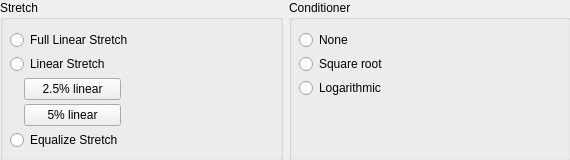
<?xml version="1.0" encoding="UTF-8"?>
<ui version="4.0">
 <class>StretchConfigWidget</class>
 <widget class="QWidget" name="StretchConfigWidget">
  <property name="geometry">
   <rect>
    <x>0</x>
    <y>0</y>
    <width>570</width>
    <height>160</height>
   </rect>
  </property>
  <property name="minimumSize">
   <size>
    <width>570</width>
    <height>160</height>
   </size>
  </property>
  <property name="windowTitle">
   <string>Form</string>
  </property>
  <widget class="QWidget" name="gridLayoutWidget">
   <property name="geometry">
    <rect>
     <x>0</x>
     <y>0</y>
     <width>571</width>
     <height>161</height>
    </rect>
   </property>
   <layout class="QGridLayout" name="grid_layout_widget">
    <property name="horizontalSpacing">
     <number>-1</number>
    </property>
    <item row="0" column="1">
     <widget class="QGroupBox" name="groupbox_stretch">
      <property name="title">
       <string>Stretch</string>
      </property>
      <widget class="QWidget" name="gridLayoutWidget_2">
       <property name="geometry">
        <rect>
         <x>10</x>
         <y>30</y>
         <width>211</width>
         <height>121</height>
        </rect>
       </property>
       <layout class="QGridLayout" name="grid_layout_stretch" rowstretch="0,0,0,0,0" columnminimumwidth="10,0,0">
        <property name="spacing">
         <number>4</number>
        </property>
        <item row="2" column="1">
         <widget class="QPushButton" name="button_linear_2_5">
          <property name="toolTip">
           <string>Apply a 2.5% linear stretch to all channels</string>
          </property>
          <property name="text">
           <string>2.5% linear</string>
          </property>
         </widget>
        </item>
        <item row="1" column="0" colspan="3">
         <widget class="QRadioButton" name="rb_stretch_linear">
          <property name="toolTip">
           <string>Apply a linear stretch</string>
          </property>
          <property name="text">
           <string>Linear Stretch</string>
          </property>
         </widget>
        </item>
        <item row="4" column="0" colspan="3">
         <widget class="QRadioButton" name="rb_stretch_equalize">
          <property name="toolTip">
           <string>Apply an equalization stretch</string>
          </property>
          <property name="text">
           <string>Equalize Stretch</string>
          </property>
         </widget>
        </item>
        <item row="3" column="1">
         <widget class="QPushButton" name="button_linear_5_0">
          <property name="toolTip">
           <string>Apply a 5% linear stretch to all channels</string>
          </property>
          <property name="text">
           <string>5% linear</string>
          </property>
         </widget>
        </item>
        <item row="0" column="0" colspan="3">
         <widget class="QRadioButton" name="rb_stretch_none">
          <property name="toolTip">
           <string>No contrast stretch will be applied</string>
          </property>
          <property name="text">
           <string>Full Linear Stretch</string>
          </property>
         </widget>
        </item>
       </layout>
      </widget>
     </widget>
    </item>
    <item row="0" column="2">
     <widget class="QGroupBox" name="groupbox_conditioner">
      <property name="title">
       <string>Conditioner</string>
      </property>
      <widget class="QWidget" name="gridLayoutWidget_3">
       <property name="geometry">
        <rect>
         <x>10</x>
         <y>30</y>
         <width>171</width>
         <height>71</height>
        </rect>
       </property>
       <layout class="QGridLayout" name="grid_layout_cond">
        <property name="spacing">
         <number>4</number>
        </property>
        <item row="2" column="0">
         <widget class="QRadioButton" name="rb_cond_log">
          <property name="toolTip">
           <string>Apply a logarithmic conditioner before applying stretch</string>
          </property>
          <property name="text">
           <string>Logarithmic</string>
          </property>
         </widget>
        </item>
        <item row="1" column="0">
         <widget class="QRadioButton" name="rb_cond_sqrt">
          <property name="toolTip">
           <string>Apply a square-root conditioner before applying stretch</string>
          </property>
          <property name="text">
           <string>Square root</string>
          </property>
         </widget>
        </item>
        <item row="0" column="0">
         <widget class="QRadioButton" name="rb_cond_none">
          <property name="toolTip">
           <string>Use no conditioner before applying stretch</string>
          </property>
          <property name="text">
           <string>None</string>
          </property>
         </widget>
        </item>
       </layout>
      </widget>
     </widget>
    </item>
   </layout>
  </widget>
 </widget>
 <resources/>
 <connections/>
</ui>
